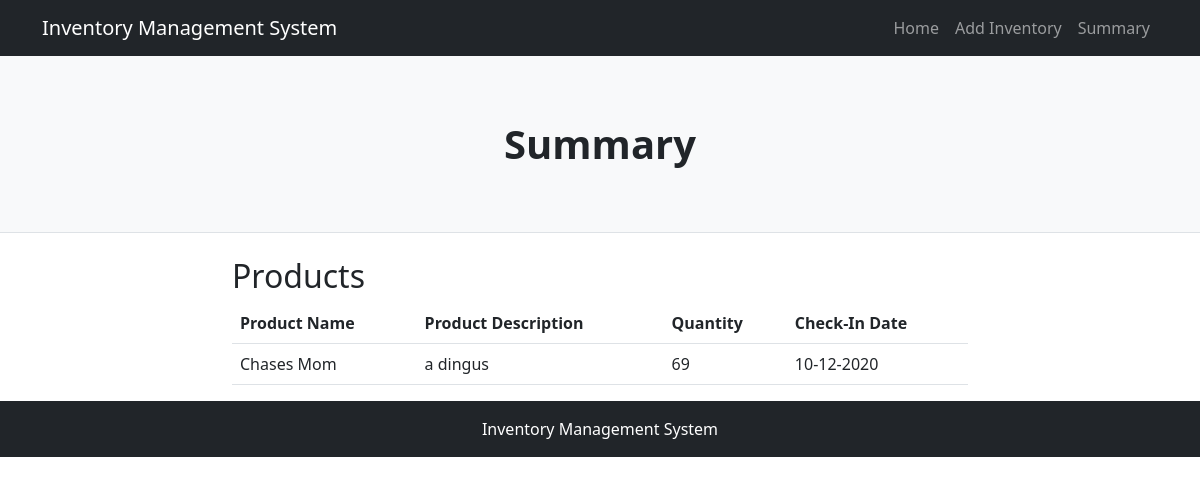
/summary/, run on an earlier commit of the app's database.
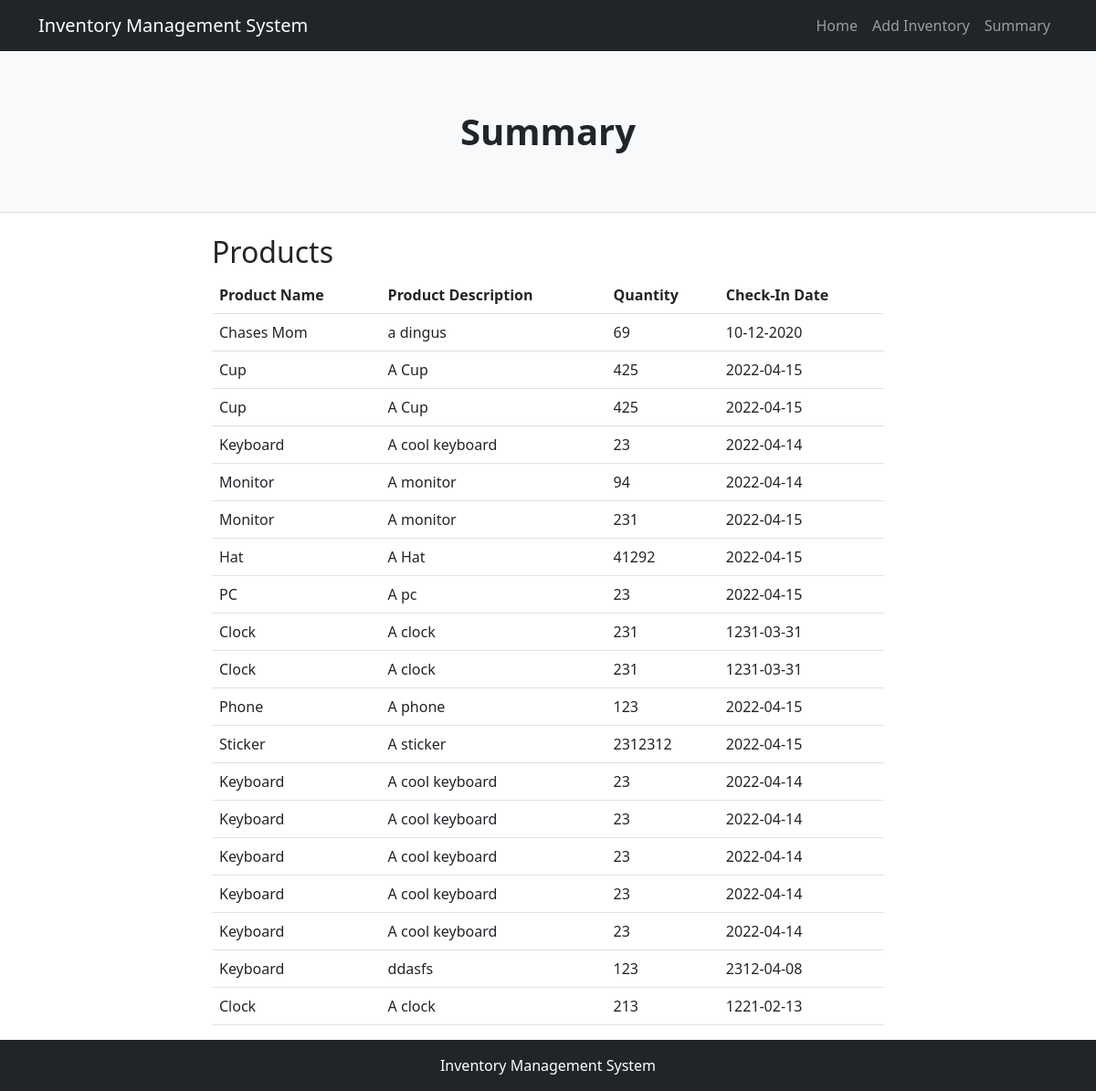
And on a later commit of the database.
### tables this page shows
CREATE TABLE products (name TEXT, description TEXT, quantity INTEGER, checkin TEXT);

### manage.py (the view)
@app.route('/summary/')
def summary():
    con = sql.connect("database.db")
    con.row_factory = sql.Row
    cur = con.cursor()
    cur.execute("SELECT * FROM products")
    rows = cur.fetchall()
    return render_template("summary.html", rows = rows)

### templates/summary.html (shortened to what this page needs)
<!DOCTYPE html>
<html lang="en">
<head>
    {% block styles %}
    <link rel="stylesheet"
        href="{{url_for('.static', filename='style.css')}}">
    {% endblock %}
</head>
<body>
    <nav class="navbar navbar-expand-lg navbar-dark bg-dark">
        <div class="container">
            <a class="navbar-brand" href="/">Inventory Management System</a>
            <div class="collapse navbar-collapse" id="navbarSupportedContent">
                <ul class="navbar-nav ms-auto mb-2 mb-lg-0">
                    <li class="nav-item"><a class="nav-link" href="/">Home</a></li>
                    <li class="nav-item"><a class="nav-link" href="/add">Add Inventory</a></li>
                    <li class="nav-item"><a class="nav-link" href="/summary">Summary</a></li>
                </ul>
            </div>
        </div>
    </nav>
    <header class="py-5 bg-light border-bottom mb-4">
        <div class="container">
            <div class="text-center my-5">
                <h1 class="fw-bolder">Summary</h1>
            </div>
        </div>
    </header>
    <div class="container">
        <div class="row">
            <div class="col-lg-8 table-div">
                <h2>Products</h2>
                <table class="table">
                    <tr>
                        <th>Product Name</th>
                        <th>Product Description</th>
                        <th>Quantity</th>
                        <th>Check-In Date</th>
                    </tr>
                    {% for row in rows %}
                    <tr>
                        <td>{{ row.name }}</td>
                        <td>{{ row.description }}</td>
                        <td>{{ row.quantity }}</td>
                        <td>{{ row.checkin }}</td>
                    </tr>
                {% endfor %}
                </table>
            </div>
        </div>
    </div>
    <footer class="py-5 bg-dark">
        <div class="container"><p class="m-0 text-center text-white">Inventory Management System</p></div>
    </footer>
</body>
</html>

What changed in the data, as far as the page shows it:
added products: name "Cup", description "A Cup", quantity "425", checkin "2022-04-15"
added products: name "Cup", description "A Cup", quantity "425", checkin "2022-04-15"
added products: name "Keyboard", description "A cool keyboard", quantity "23", checkin "2022-04-14"
added products: name "Monitor", description "A monitor", quantity "94", checkin "2022-04-14"
added products: name "Monitor", description "A monitor", quantity "231", checkin "2022-04-15"
added products: name "Hat", description "A Hat", quantity "41292", checkin "2022-04-15"
added products: name "PC", description "A pc", quantity "23", checkin "2022-04-15"
added products: name "Clock", description "A clock", quantity "231", checkin "1231-03-31"
added products: name "Clock", description "A clock", quantity "231", checkin "1231-03-31"
added products: name "Phone", description "A phone", quantity "123", checkin "2022-04-15"
added products: name "Sticker", description "A sticker", quantity "2312312", checkin "2022-04-15"
added products: name "Keyboard", description "A cool keyboard", quantity "23", checkin "2022-04-14"
added products: name "Keyboard", description "A cool keyboard", quantity "23", checkin "2022-04-14"
added products: name "Keyboard", description "A cool keyboard", quantity "23", checkin "2022-04-14"
added products: name "Keyboard", description "A cool keyboard", quantity "23", checkin "2022-04-14"
added products: name "Keyboard", description "A cool keyboard", quantity "23", checkin "2022-04-14"
added products: name "Keyboard", description "ddasfs", quantity "123", checkin "2312-04-08"
added products: name "Clock", description "A clock", quantity "213", checkin "1221-02-13"
